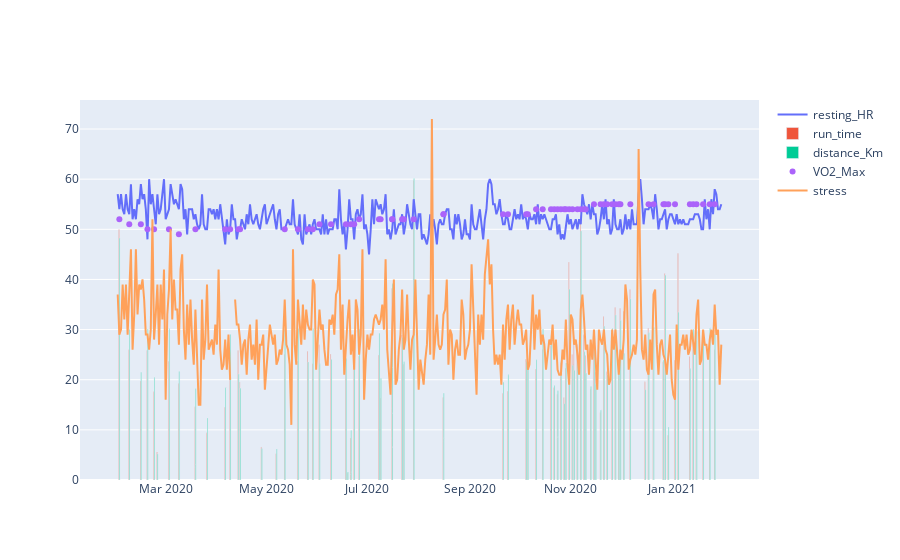

Notebook code cell kept with this figure:
### Code cell
import plotly.graph_objects as go

fig = go.Figure()
fig.add_trace(go.Scatter(x=result['Date'], y=result['resting_HR'],
                    mode='lines',
                    name='resting_HR'))

fig.add_trace(go.Bar(
            x=result['Date'], y=result['run_time'],
            text=result['run_time'],
            textposition='auto',
            name='run_time'
        ))

fig.add_trace(go.Bar(
            x=result['Date'], y=result['Km']*6,
            text=result['Km'],
            textposition='auto',
            name='distance_Km'
))

fig.add_trace(go.Scatter(x=result['Date'], y=result['VO2'],
                    mode='markers', name='VO2_Max'))

fig.add_trace(go.Scatter(x=result['Date'], y=result['average_stress'],
                    mode='lines',
                    name='stress'))

fig.show()

### Figure 1 — Plotly figure (JSON) as saved in the notebook; plotly's stock layout.template omitted (floating-point values rounded to 4 significant figures; data arrays with more than 128 entries replaced by an {"elided": "..."} marker saying what was removed)
{"data": [{"mode": "lines", "name": "resting_HR", "type": "scatter", "x": {"elided": "373 str values"}, "y": {"elided": "373 int values"}}, {"name": "run_time", "text": {"elided": "373 float values"}, "textposition": "auto", "type": "bar", "x": {"elided": "373 str values"}, "y": {"elided": "373 float values"}}, {"name": "distance_Km", "text": {"elided": "373 float values"}, "textposition": "auto", "type": "bar", "x": {"elided": "373 str values"}, "y": {"elided": "373 float values"}}, {"mode": "markers", "name": "VO2_Max", "type": "scatter", "x": {"elided": "373 str values"}, "y": {"elided": "373 int values"}}, {"mode": "lines", "name": "stress", "type": "scatter", "x": {"elided": "373 str values"}, "y": {"elided": "373 int values"}}], "layout": {}}
